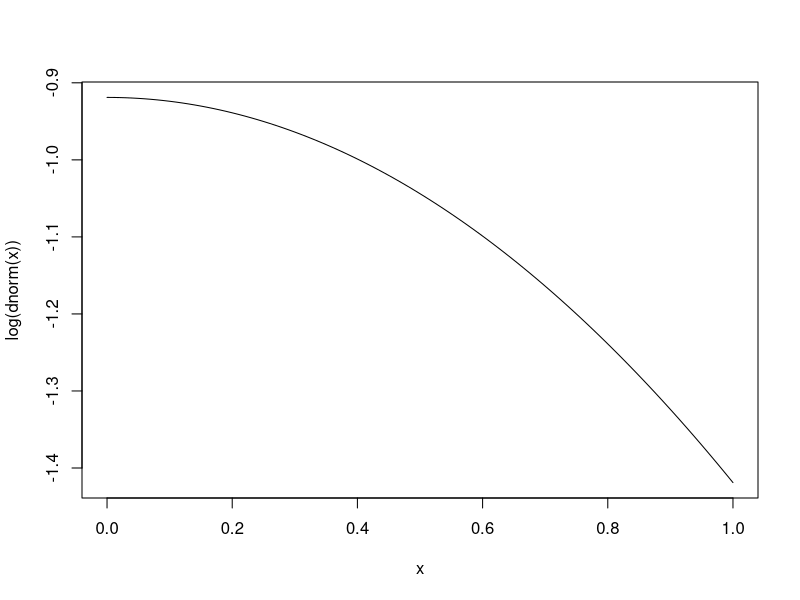
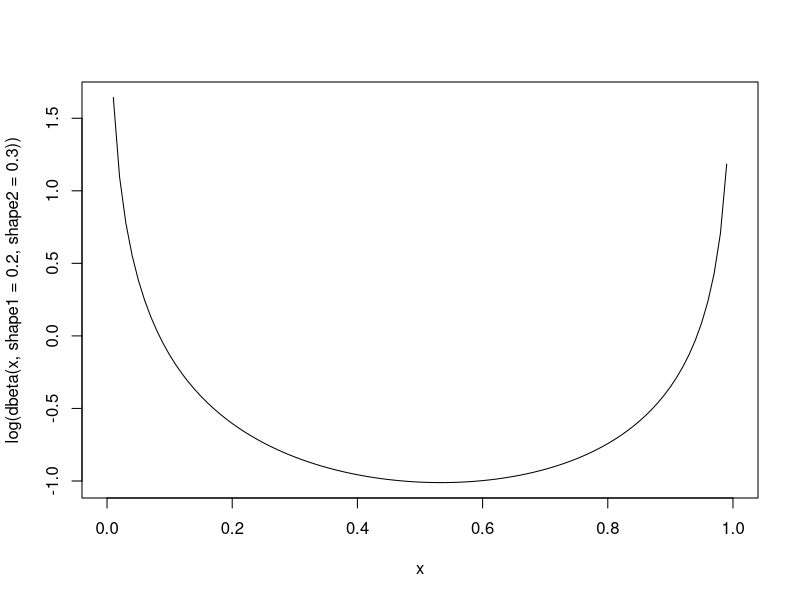
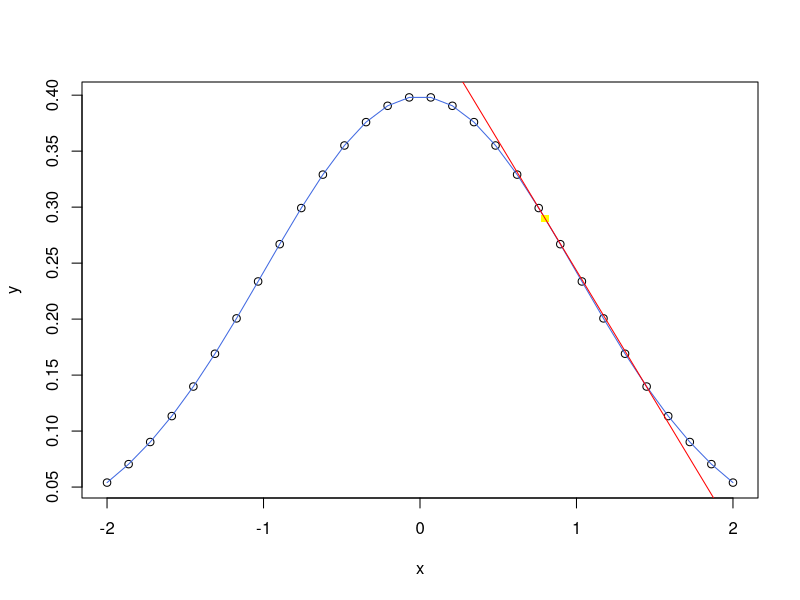
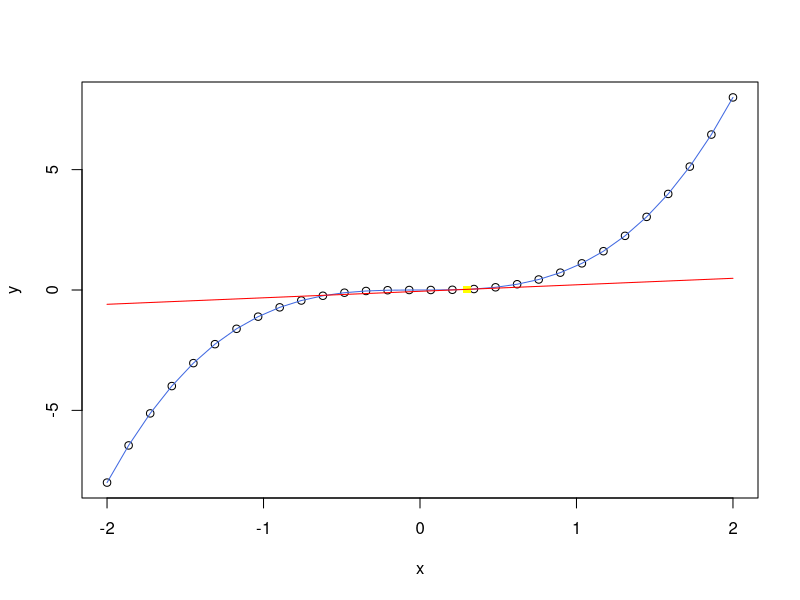
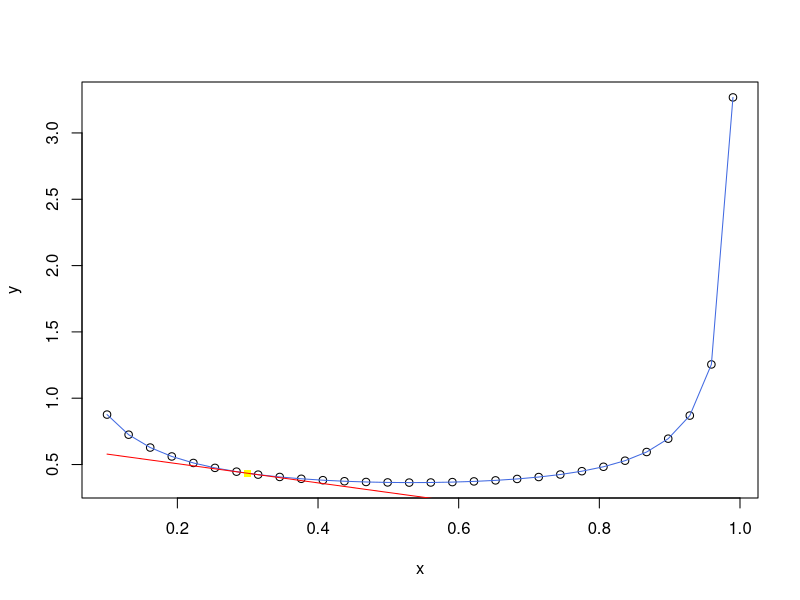
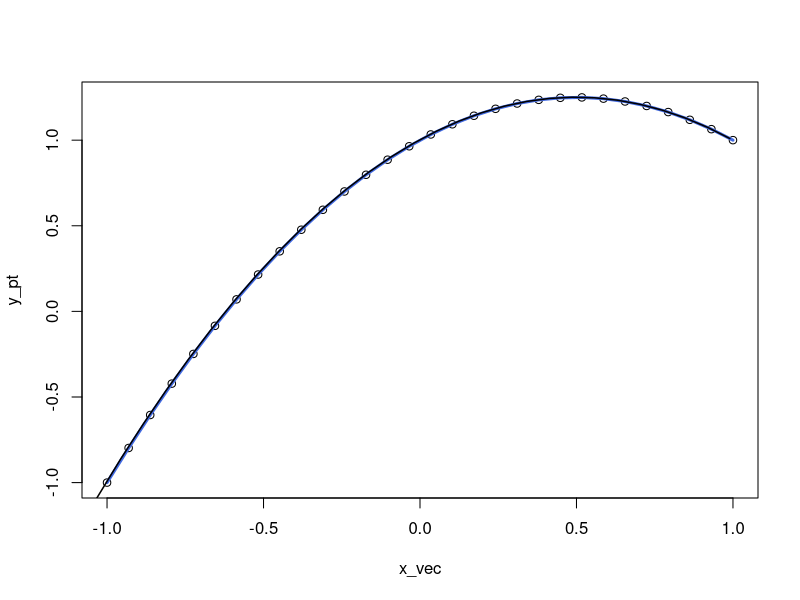
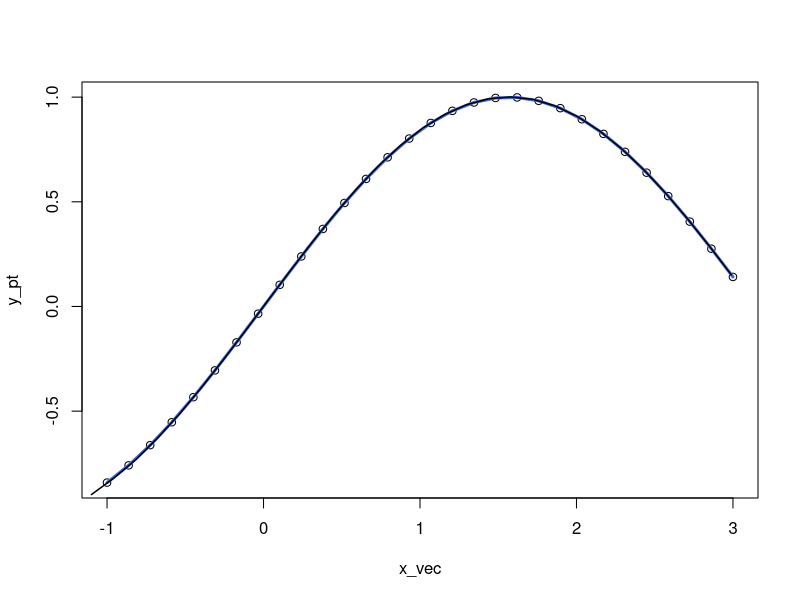
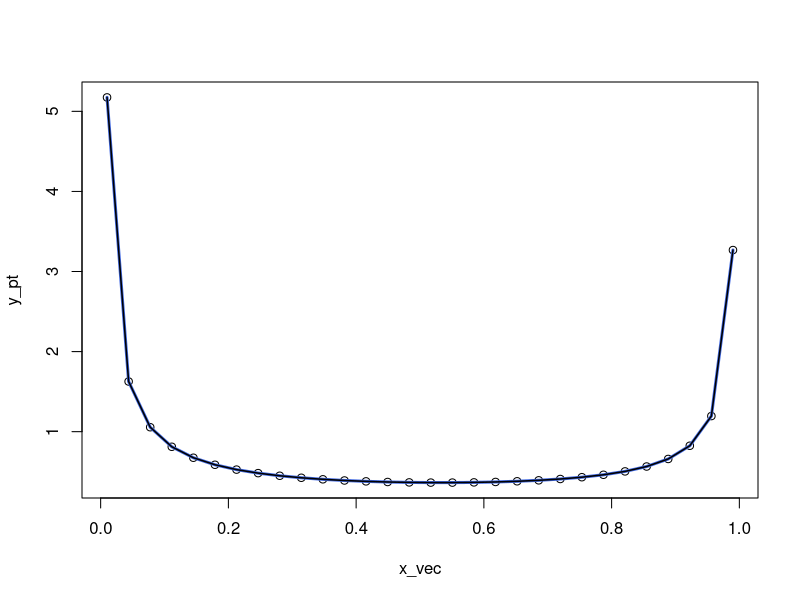

Reproduce these figures in R, in order.
# Commands/Functions that might be useful

library(tidyverse)

#-----------------------------------------------------------
# Experiment
  # to input density commands such as dnorm() as an input
experiment <- function(f,x){
  y <- function(x) f(x)
  y(x) # now y is f whatever f is
}

#Checking
experiment(dnorm, 0)
dnorm(0)
experiment(dnorm, 0) == dnorm(0)  #TRUE

ex <- experiment( function(x) dbeta(x, shape1 = 0.2, shape2 = 0.3), 0.4)
dbeta(0.4, shape1 = 0.2, shape2 = 0.3)
ex == dbeta(0.4, shape1 = 0.2, shape2 = 0.3)  #TRUE

#-----------------------------------------------------------
# uniform distribution
  runif(2)

#-----------------------------------------------------------
# Integrating
  #integrate(f, lower, upper)
  integrate(dnorm, -1.96, 1.96) # approx 0.95
  integrate(dnorm, -Inf, Inf) # approx 1

  # just get the value with $value
  integrate(dnorm, -Inf, Inf)$value  #1
  
#-----------------------------------------------------------  
# Creating g(x) = cf(x)
  # c is the normalizing constant
  g_func <- function(input_func, left_b, right_b, x){
  # docstring:
      # input_func is the underlying density function
      # left_b and right_b are lower and upper bound, respectively
      # x is where you want to evaluate
      # after calculating the normalizing constant c  
      # this function simply creates g as described in the paper
    
    c <- integrate(input_func, left_b, right_b)$value #normalizing constant
    g <- c * input_func(x)
    return(g)
  }

# Checking
  integrate(dnorm, -1.96, 1.96)$value*dnorm(2) #0.05129165
  g_func(dnorm, -1.96, 1.96, 2)                #0.05129165

#-----------------------------------------------------------
# Finding derivative EXPRESSION
deriv(~x^2, "x")                       # .grad[, "x"] gives the expression for derivative
D(expression(x^2), "x")                # just outputs the derivative expression
D(expression(dnorm(x)), "x")           # first derivative for normal density
D(D(expression(dnorm(x)), "x") , "x")  # second derivative for normal density
D(D(expression(x^2), "x") , "x")       # second derivative, 2, which is correct

# for evaluating
x <- 2
eval(D(expression(dnorm(x)), "x"))


one_two_prime <- function(func_x, var, order){
  # docstring
      # this function tries to find the expression for 
      # first derivative or second derivative
  # func_x is the expression that we want to find the derivative of
      # eg expression(func_x), expression(x^2)
  # var will be a string input specifying the variable that we are taking 
  # derivative of
  # order will be either 1 or 2
      # 1 if first derivative
      # 2 if second derivative
  
  if (order < 1 || order > 2) stop("order has to be 1 or 2")
  if (order == 1) D( func_x, var )
  else D( D( func_x, var ), var )
}

# Checking
#one_two_prime( expression(dnorm(x)), "x", 0)  # error bc order = 0
one_two_prime( expression(dnorm(x)), "x", 1)  # correct expression
one_two_prime( expression(dnorm(x)), "x", 2)  # correct expression
#one_two_prime( expression(dnorm(x)), "x", 3)  # error bc order = 3

one_two_prime( expression(x), "x", 1)         # correct: 1
one_two_prime( expression(x^2), "x", 2)       # correct: 2

#-----------------------------------------------------------
# To EVALUATE the differentiated expressions
x <- 3
one_two_prime( expression(dnorm(x)), "x", 2 ) %>% 
  eval()                         #0.03545479
-(dnorm(3) - 3 * (3 * dnorm(3))) #0.03545479 same as above

# doesn't have to be x and x can be a vector
ha <- c(4, 5, 6)
one_two_prime( expression(dnorm(ha)), "ha", 2 ) %>% eval()


eval_prime <- function(func_x, eval_pts){
  #docstring
    # this function evaluates original function as well as its derivative
    # at specified locations
    # func_x is the function
    # eval_pts is where we want to evaluate
    # first element corresponds to original function
    # second element corresponds to the second function
  
  fprime <- D(func_x, "x") # expression for first derivative
  x <- eval_pts            # points where I want to evaluate
  fprime_eval <- fprime %>% eval() # evaluating first derivative
  f_eval <- func_x %>% eval()      # evaluating original function
  return(list(f_eval, fprime_eval))
}


#Checking
#check with normal distribution
check <- eval_prime(expression(dnorm(x)), c(1,5))
check[[1]]    #2.419707e-01 1.486720e-06     # original function
dnorm(c(1,5)) #2.419707e-01 1.486720e-06

# first derivatives evaluations
  # first derivative expression: -(x * dnorm(x))
check[[2]]                          #-2.419707e-01 -7.433598e-06 
c(-(1 * dnorm(1)), -(5 * dnorm(5))) #-2.419707e-01 -7.433598e-06


#-----------------------------------------------------------
# Log-Concavity Check function
  # by numerically computing the second derivative of the function
  # https://en.wikipedia.org/wiki/Second_derivative <- under Limit section

# Expressions 
rlang::get_expr(body(dnorm))
rlang::get_expr(body(dbeta))

# log wrapper
logfunc <- function(func_x){
  # docstring
    # simply 'log's the function that you want
    # func_x is the function that you want to 'log'
  log_func <- function(x) {}
  old_f <- rlang::get_expr(body(func_x))
  body(log_func) <- rlang::get_expr(quo(log(!!old_f)))
  return(log_func)
}
# Checking
logfunc(function(x) dnorm(x))
beta_dis <- logfunc(function(x) dbeta(x, shape1 = 0.5, shape2 = 0.5))
beta_dis

# Function that numerically calculates 2nd derivative value
numeric_sec_deri <- function(f, x){
  # docstring
    # some functions are hard to derive the second derivative
    # so this calculates second derivative value numerically
    # f is the underlying function
    # x is where we want to evaluate
    # below we are taking limit as h goes to 0
  h <- .Machine$double.eps^(1/4)
  numerator <- f(x+h) - 2*f(x) + f(x-h)
  denominator <- h^2
  val <- numerator / denominator
  return(val)
}
# Checking
numeric_sec_deri(dnorm, x = 2)                           # 0.1619729
numeric_sec_deri(function(x) dnorm(x), x = 2)            # 0.1619729
x <- 2
one_two_prime( expression(dnorm(x)), "x", 2 ) %>% eval() #0.1619729 same as above
numeric_sec_deri(function(x) dnorm(x), x = 1:3) # x can be a vector

# Can find the second derivative 
# even with functions that involve MORE than ONE argument: 
# dbeta() has shape1 and shape2 arguments that need to be provided
numeric_sec_deri(function(x) dbeta(x, shape1 = 0.5, shape2 = 0.5), c(0.2, 0.3))


# Log Concavity checker <- this is the main one
logconcav_check <- function(func, x){
  # docstring
    # This function finds out numerical value of the second derivative
    # at x of the func 
    # if all of the numerical values are negative, then this function
    # tells us that the func is log concavie. vice versa
  result <- numeric_sec_deri(f=logfunc(func), x = x)
  if (max(result) < 0) {     # if max is less than zero, then all are
    #cat("The Input Function is Log-Concave")    
    return(TRUE)
  } else {                   # case one or more second derivative evaluation is positive
    #cat("The Input Function is NOT Log-Concave.")
    return(FALSE)
  }
  #return(result)
}




#Checking
    # log concave case
    logconcav_check(function(x) dnorm(x), c(-3:18))
    curve(log(dnorm(x)))   # graph looks concave
    # NOT log concave case
    logconcav_check(function(x) dbeta(x, shape1 = 0.2, shape2 = 0.3), c(0.1, 0.2))
    curve(log(dbeta(x, shape1 = 0.2, shape2 = 0.3) )) # definitely not concave
#-----------------------------------------------------------

#Tangent Line from Smoothing Spline Fit
tang_line <- function(x, func_x, x1){
  # docstring:
      # x is the domain we are considering
      # func_x is function of x, ie, y
      # x1 is where we want tangent point to be
      # this function draws a tangent line at x1
  
  y <- function(x) func_x(x) 
  y <- y(x)
  func <- plot(x, y)             # first plot
  spl <- smooth.spline(y~x)      # create spline
  lines(spl, col = "royalblue" ) # draw spline on the plot
  
  x_new <- x1                    # tangent point
  
  y_val <- predict(spl, 
                   x = x_new,    # gives you y-val at x_new 
                   deriv = 0)  
  
  slope <- predict(spl, 
                   x = x_new,    # gives you slope at x_new
                   deriv = 1)    # notice deriv = 1 to get slope
  
  y_int <- y_val$y - (slope$y * x_new) # calculate y intercept of tangent line
  
  x_int <- - y_int / slope$y
  
  # identify on the plot where the tangent point is
  points(y_val, col="yellow", pch=15)
  
  # Draw the tangent line
  lines(x, y_int + slope$y * x, col="red")
  
  return(list(func,        # plot
              y_int,       # y-intercept
              x_int))      # x-intecept
}

#Checking
x <- seq(-2, 2, length.out = 30)
tang_line(x, function(x) dnorm(x), 0.8)
tang_line(x, function(x) x^3, 0.3)

# works with beta distribution 
x <- seq(0.1, 0.99, length.out = 30)
tang_line(x, function(x) dbeta(x, shape1 = 0.2, shape2 = 0.3), 0.3)

#-----------------------------------------------------------
# Segment Joiner
# input should be 
    # function
    # tangent points
    # endpoints of each tangent segments

segment <- function(f, x_vec, end_point){
  # docstring
    # f is the underlying function
    # x_vector contains the tangent points
    # end_point is the endpoints of each tangent line
      # end_point corresponds to Z_j
    # this function connects each tangent line
  
  y <- function(x) f(x)                 # y becomes the underlying function
  y_pt <- y(x_vec)                      # y-coordinates for the x_vec
  func <- plot(x_vec, y_pt)             # first plot the graph
  spl <- smooth.spline(y_pt ~ x_vec)    # create spline
  lines(spl, col = "royalblue", lwd = 3, pch = 3 )   # draw spline on the plot
  
  #calculate slope at each x_vec's element
  slope <- predict(spl, 
                   x = x_vec,    # gives you slope at x_vec
                   deriv = 1) %>% .$y # $y contains the slope elements
  
  # end point calculator
  segment_ender <- function(e){
    # goes through each element of x_vec and calculates y-coordinate of each segment
    
    end <- numeric(length(slope))
    for (i in 1:length(slope)){ #y = slope*(x - x_0) + y_0  <- using simple line equation
      end[i] <- slope[i]*(e[i]-x_vec[i]) + y(x_vec[i]) 
    }
    return(end)
  }
  e <- segment_ender(e=end_point)
  
  # Draw the tangent lines
  lines(end_point,   # end-points of each tangent segment
        e,           # corresponding y coordinates
        lwd = 1.5)
}

# Checking
# with random polynomial
segment(function(x) -x^2+x+1, 
        seq(-1, 1, length.out = 30), 
        end_point = seq(-1.1, 0.99, length.out = 30))
# with sin(x)
segment(function(x) sin(x), 
        seq(-1, 3, length.out = 30), 
        end_point = seq(-1.1, 2.99, length.out = 30))

# with beta distribution
segment(function(x) dbeta(x, shape1 = 0.2, shape2 = 0.3), 
        seq(0.01, 0.99, length.out = 30), 
        end_point = seq(0.01, 0.99, length.out = 30))

#-----------------------------------------------------------
# Function for Z_j
#assume h and hprime are given; they are functions

Z_j <- function(h , hprime, x){
  # docstring
  # Tries to locate z_j's which are points where upper tangent segments
  # intersect with each other
  n <- length(x)
  k <- n - 1
  z <- numeric(n)
  for (i in 1:k){
    numerator <- h(x[i+1]) - h(x[i]) - x[i+1] * hprime(x[i+1]) + x[i] * hprime(x[i])
    denominator <- hprime(x[i]) - hprime(x[i+1])
    z[i] <- numerator/denominator
  }
  return(z)
}

# Checking
Z_j(dnorm, dnorm, c(1,2,3,4,5)) #-0.2872169  0.9105745  1.9688623  2.9887662  0.0000000
Z_j(function(x) dnorm(x), function(x) -(x * dnorm(x)), c(1,2,3,4,5))


# Vectorized way 

Z_j <- function(h , hprime, x){
  # docstring
      # Tries to locate z_j's which are points where upper tangent segments
      # intersect with each other
      # h (=ln(g(x))) is the original function and hprime is the first derivative of h
      # x are the sampled points
  
  h_e <- h(x)                # evaluate original function at x
  h_e_1 <- h_e[-1]           # discard first element 
  
  hprime_e <- hprime(x)      # evaluate first derivative function at x
  hprime_e_1 <- hprime_e[-1] # discard first element 
  
  x_1 <- x[-1]               # discard first element 
  
  n <- length(x)
  z <- numeric(n)            # where result will be stored
  
  numerator <- h_e_1 - h_e - x_1 * hprime_e_1 + x * hprime_e
  denominator <- hprime_e - hprime_e_1
  
  z <- numerator/denominator # formula for z
  return(z)
}

Z_j(dnorm, function(x) -(x * dnorm(x)), c(1,2,3,4,5)) # -0.2872169  0.9105745  1.9688623  2.9887662  0.9999174
#Same answer as the FIRST non-vectorized Z_j except for the last element


check <- eval_prime(expression(dnorm(x)), c(1,5))
#-----------------------------------------------------------
# Function for U_k

U_k <- function(h, hprime, x_vec, x_0){
  # docstring
      # h is the original underlying function
      # hprime is the first derivative of h
      # x_vec contains sampled x
      # x_0 is where we want to evaluate U_k
  h_e <- h(x_vec)
  hprime_e <- hprime(x_vec) 
  h_e + (x_0 - x_vec) * hprime_e
}
# Checking
U_k(dnorm, function(x) -(x * dnorm(x)), c(1,2,3,4,5), 3)

#-----------------------------------------------------------
# Function for S_k

#-----------------------------------------------------------
# Function for l_k
l_k <- function(h, x_vec, x_0){
  # docstring
      # h is the original underlying function
      # x_vec contains the sampled x
      # x_0 is where we want to evaluate l_k
  
  x_vec_1 <- x_vec[-1]
  
  h_e <- h(x_vec)
  h_e_1 <- h(x_vec_1)
  
  num <- (x_vec_1 - x_0) * h_e + (x_0 - x_vec) * h_e_1
  den <- x_vec_1 - x_vec
  
  l <- num / den
  return(l)
}
# Checking 
l_k(dnorm, 1:4, 3)


#-----------------------------------------------------------
# CDF function
cdf <- function(func_x, x){
  # docstring 
    # find the area under func_x and to the left of x
    # func_x is what we are integrating
  f <- function(x) func_x(x)
  v <- integrate(f, -Inf, x)$value
  return(v)
}
cdf(function(x) dnorm(x), 0)



#-----------------------------------------------------------
# Initializing Step

is.infinite(Inf)  # TRUE
is.infinite(-Inf) # TRUE
is.finite(-Inf)   # FALSE

numeric_first_d <- function(f, x){
  # docstring
    # this function numerically calculates first derivative
    # f is the underlying function
    # x is where we want to evaluate
    # below we are taking limit as h goes to 0
  h <- .Machine$double.eps^(1/4)
  numerator <- f(x+h) - f(x)
  denominator <- h
  val <- numerator / denominator
  return(val)
}
#Checking
numeric_first_d(function(x) dnorm(x), 1) # -0.2419707
eval_prime(expression(dnorm(x)), 1)[2]   # -0.2419707  # same as above
numeric_first_d(function(x) dnorm(x), -100) # 0, because graph is essentially flat

#-----------------------------------------------------------

# First x_1 & x_k

uniroot(function(x) x-2, lower=-3, upper=5)
uniroot(function(x) x-2, lower=-3, upper=.Machine$integer.max)
h <- .Machine$double.eps
uniroot(function(x) -(x * dnorm(x)), lower=-6, upper=.Machine$integer.max)

library(pracma)
h <- function(x) {log(g_func(f,x))}
dh <- function(x) {fderiv(h, x, 1)} 
fderiv(function(x) dnorm(x), c(1,2,3))

starting_x <- function(f, min, max){
  require(pracma)
  
  if (is.finite(min) ==TRUE && is.finite(max) == TRUE) {
      range <- max-min
      h <- .Machine$double.eps^0.25
      fd <- function(x)  (f(x+h) - f(x)) / h
      #fd <- function(x) {fderiv(h, x, 1)}
      root <- uniroot(fd, lower = min, upper = max)$root
      return(c(root + range/10, root - range/10))
  
    } else if (is.finite(min) ==TRUE && is.infinite(max) ==TRUE) {
      max <- .Machine$integer.max
      h <- .Machine$double.eps^0.25
      fd <- function(x)  (f(x+h) - f(x)) / h
      root <- uniroot(fd, lower = min, upper = max)$root
      range <- (root - min)
      return(c(root + range/10, root - range/10) )
  
    } else if (is.infinite(min) && is.finite(max)) {
      min <- -.Machine$integer.max
      h <- .Machine$double.eps^0.25
      fd <- function(x)  (f(x+h) - f(x)) / h
      root <- uniroot(fd, lower = min, upper = max)$root
      range <- (max - root)
      return(c(root + range/10, root - range/10) )
  
    } else {
      min <- -.Machine$integer.max
      max <- .Machine$integer.max
      h <- .Machine$double.eps^0.25
      fd <- function(x)  (f(x+h) - f(x)) / h
      root <- uniroot(fd, lower = min, upper = max)$root
      return(c(root + 10, root - 10) )
  }
}

starting_x(function(x) dnorm(x), -1, 1)
starting_x(function(x) (x-1)^2, -1, 2)
starting_x(function(x) dnorm(x, 2), -1, 4)
starting_x(function(x) dnorm(x, 2), -1, Inf)
starting_x(function(x) dnorm(x, 2), -Inf, Inf)



dnorm(2)

curve(dbeta(x, shape1 = 0.2, shape2 = 0.4))




####
starting_x <- function(func_x, min_x, max_x){
  # docstring
  # divide into 4 cases
  # 1: both min and max are given
  # 2: when max is finite but min is missing or infinite
  # 3: when min is finite but max is missing or infinite
  # 4: otherwise
  
  # func_x is the underlying function
  # min_x and max_x are min and max of f's domain
  
  
  # First case
  if (is.finite(min_x) && is.finite(max_x)){ # case when max and min of x are given and FINITE
    
    return(c(min_x, max_x))  # simplest case: just return min and max values
    
    # Second case  
  } else if ( (is.infinite(min_x) == TRUE || is.na(min_x)==TRUE)  # min is missing or infinte
              && is.finite(max_x) == TRUE ) { # max is finite
    
    if (numeric_first_d(function(x) func_x(x), -.Machine$integer.max) > 0){
      min_x <- -.Machine$integer.max # if derivative is positive then just use -.Machine$integer.max
    } else { # otherwise slowly increase min_x until it becomes positive
      min_x <- -.Machine$integer.max 
      while (numeric_first_d(function(x) func_x(x), min_x) <= 0) { 
        print(numeric_first_d(function(x) func_x(x), min_x))
        min_x <- min_x + (max_x-min_x)/2000
      }
    }
    return(c(min_x, max_x))
    
    
    # Third case
  } else if ( (is.infinite(max_x) == TRUE || is.na(max_x)==TRUE) # max is missing or infinite
              && is.finite(min_x)==TRUE ) {  # min is finite
    
    if (numeric_first_d(function(x) func_x(x), .Machine$integer.max) < 0){
      max_x <- .Machine$integer.max # if derivative is negative then just use .Machine$integer.max
    } else {  # otherwise slowly decrease max_x until it becomes negative
      max_x <- .Machine$integer.max
      while (numeric_first_d(function(x) func_x(x), max_x) >= 0) {
        print(numeric_first_d(function(x) func_x(x), max_x))
        max_x <- max_x - (max_x-min_x)/2000
      }
    }
    return(c(min_x, max_x))
    
    # Fourth case
  } else {  # both min and max are infinite or both missing
    
    if (numeric_first_d(function(x) func_x(x), -.Machine$integer.max) > 0){
      min_x <- -.Machine$integer.max
    } else {
      min_x <- -5000
      while (numeric_first_d(function(x) func_x(x), min_x) <= 0) {
        print(numeric_first_d(function(x) func_x(x), min_x))
        min_x <- min_x + 5
      }
    }
    
    if (numeric_first_d(function(x) func_x(x), .Machine$integer.max) < 0){
      max_x <- .Machine$integer.max
    } else {
      max_x <- 5000
      while (numeric_first_d(function(x) func_x(x), max_x) >= 0) {
        print(numeric_first_d(function(x) func_x(x), max_x))
        max_x <- max_x - 5
      }
    }
    return(c(min_x, max_x))  
  }
}

# Checking
starting_x(function(x) dnorm(x), min_x = 1, max_x=2)
starting_x(function(x) dnorm(x), min_x= -Inf, max_x=2)
starting_x(function(x) dnorm(x), min_x= -1, max_x=Inf)
starting_x(function(x) dnorm(x), min_x= -Inf, max_x=Inf)
starting_x(function(x) dbeta(x, shape1 = 0.3, shape2 = 0.5), min_x= 0, max_x=1)

